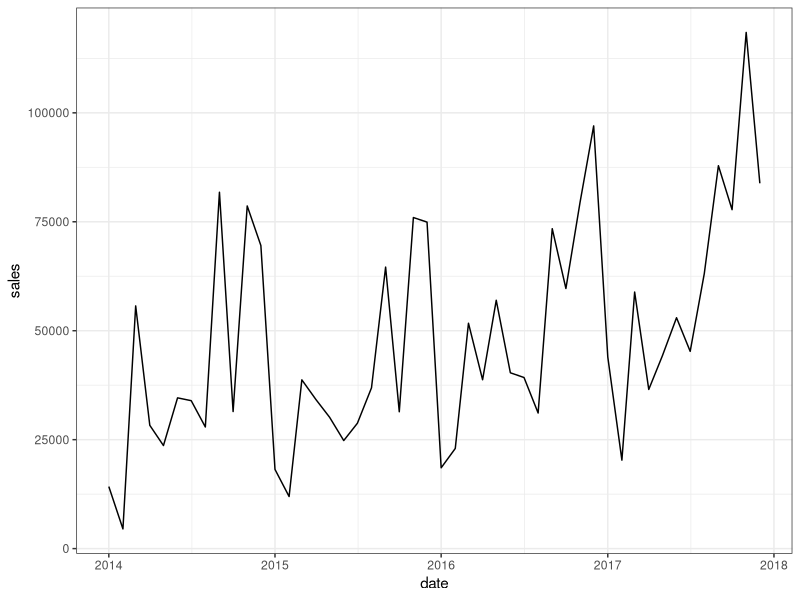
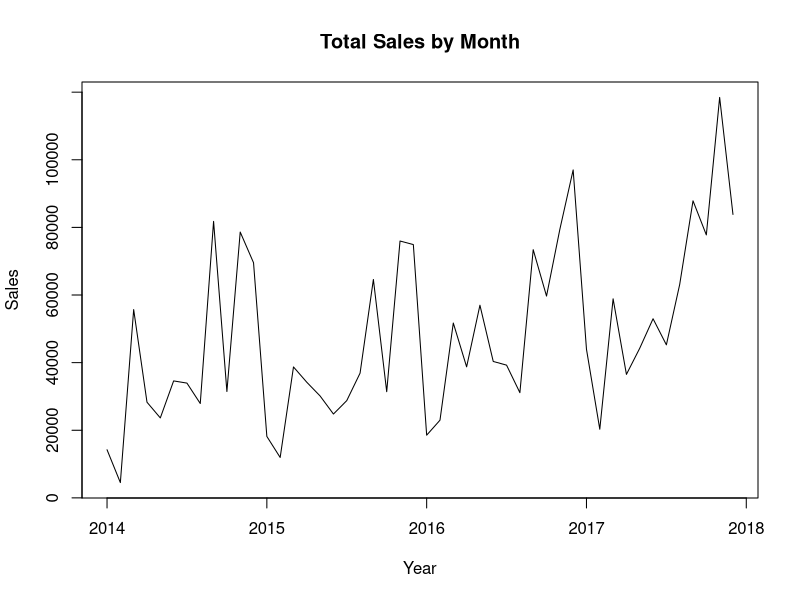
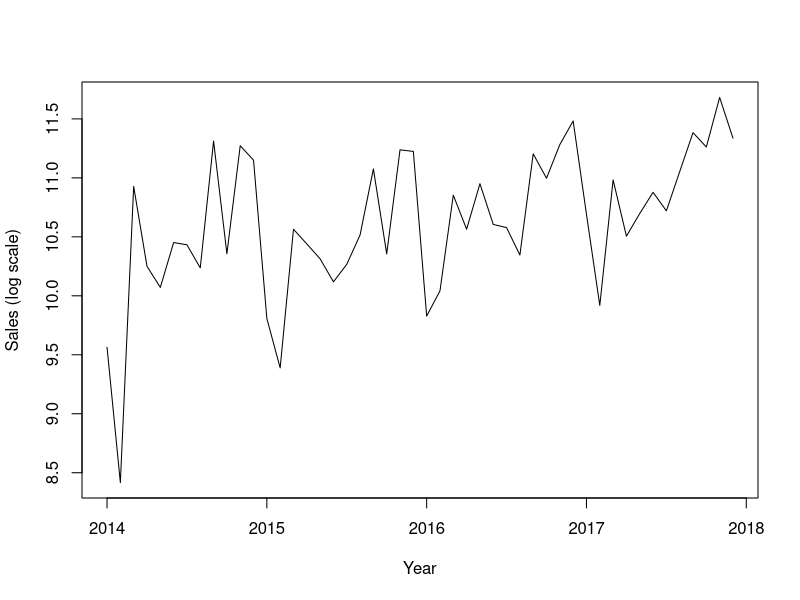
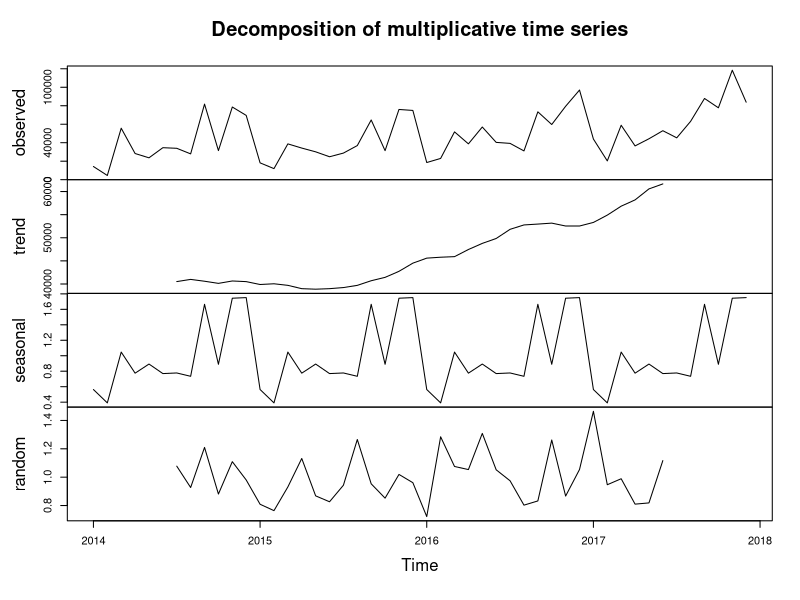
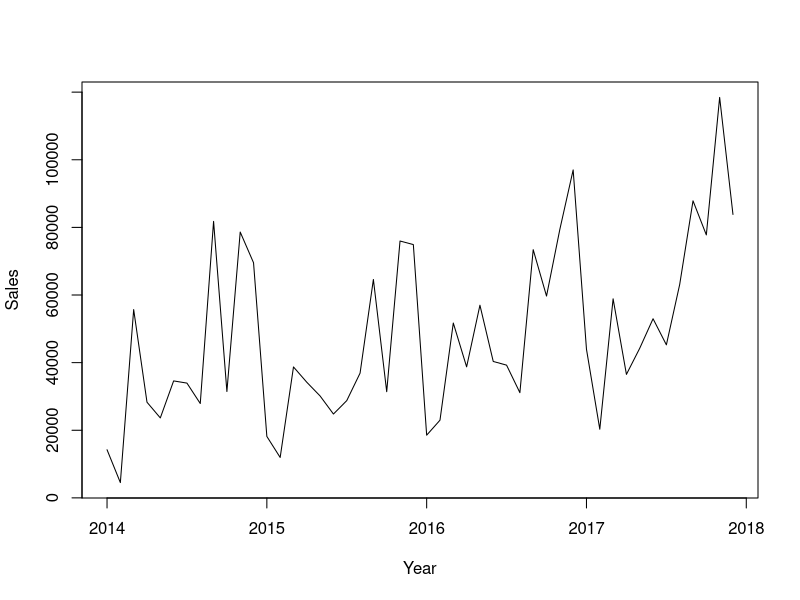
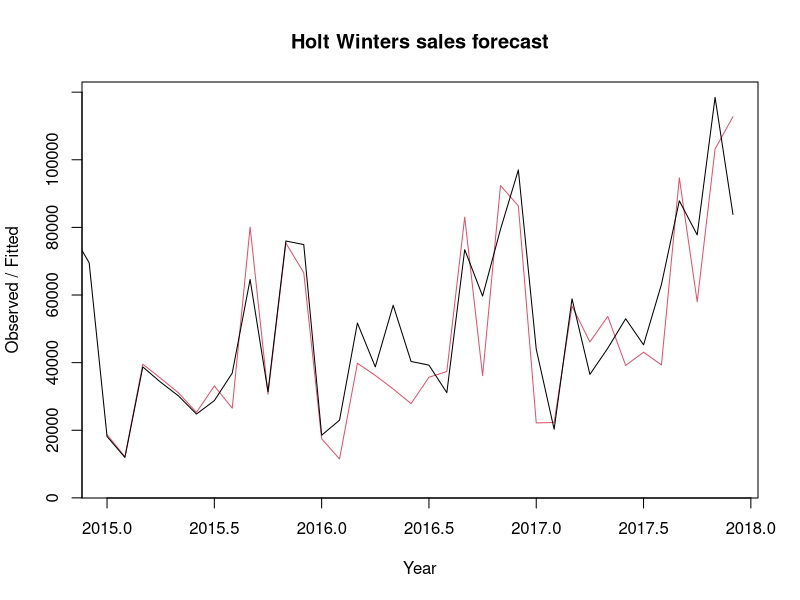
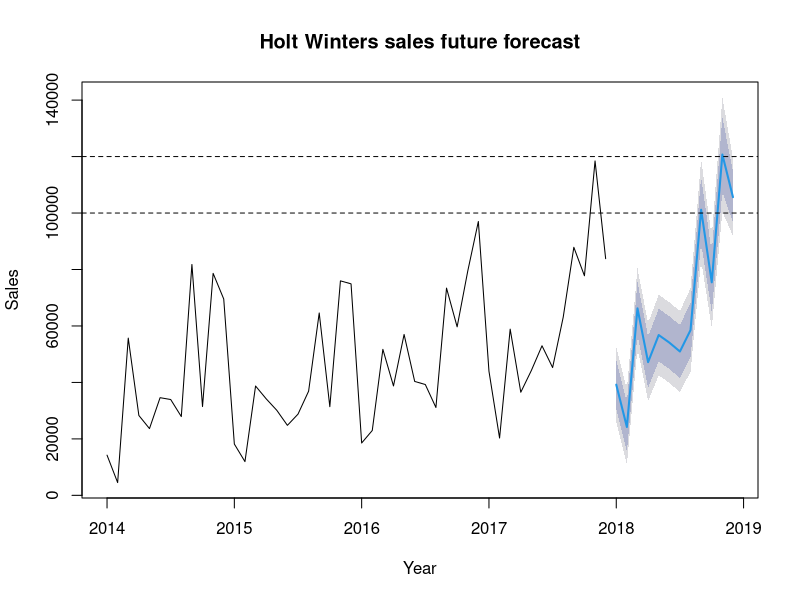
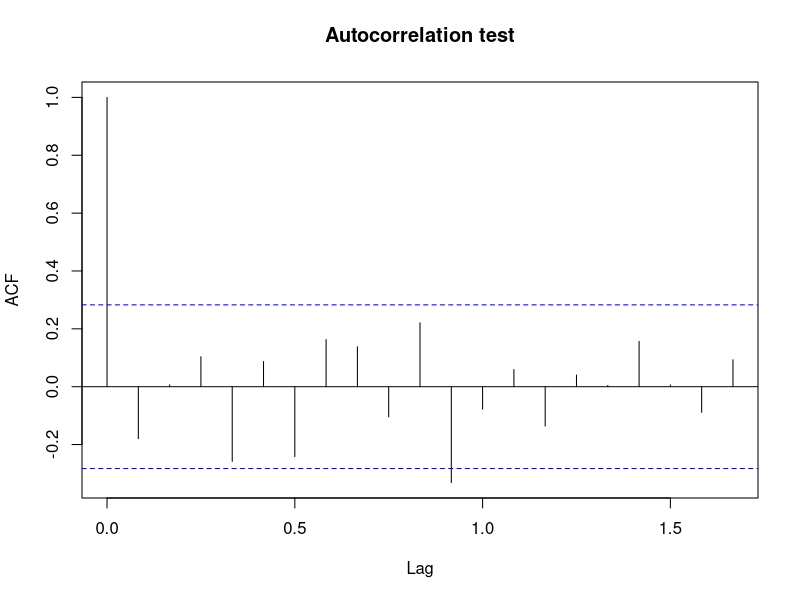

The R script that drew these images, in order:
#load packages
library(tidyverse)
library(readxl)
#time series
library(TTR)
library(forecast)

#read in data
all_sales <- read_xlsx("data/sales by month.xlsx")

glimpse(all_sales)

#group by month 
monthly_sales <- all_sales %>% 
  group_by(year = year(`Order Date`), month = month(`Order Date`)) %>%
  summarise(sales = sum(Sales), profit = sum(Profit))

glimpse(monthly_sales)

#create a date column from month and year
monthly_sales$date <- as.Date(paste("1", as.character(monthly_sales$month), 
                                    as.character(monthly_sales$year), 
                                    sep = " "), format= "%d %m %Y")

#plot line graph of sales
ggplot(data = monthly_sales, aes(x = date, y = sales)) +
  geom_path() + 
  theme_bw()


#create a time series
monthly_sales_time_series <- ts(monthly_sales$sales, frequency = 12, 
                                start = c(2014,1))

#plot time series
#can see Sept, Nov-Dec are higher each year
#not quite additive because sales are getting higher in 2017
plot.ts(monthly_sales_time_series, xlab = "Year", ylab = "Sales", 
        main = "Total Sales by Month")

#try log transform
#looks more additive (apart from Feb 2014 exception)
log_monthly_sales_time_series <- log(monthly_sales_time_series)
plot.ts(log_monthly_sales_time_series, xlab = "Year", ylab = "Sales (log scale)")

#this series has a seasonal element, try decomposing
monthly_sales_time_series_components <- 
  decompose(monthly_sales_time_series, type = "multiplicative")

#flat between 2014 and 2015, then steady increase
plot(monthly_sales_time_series_components)

#plot the trend without the seasonal element 
monthly_sales_time_series_seasonally_adjusted <- 
  monthly_sales_time_series - monthly_sales_time_series_components$seasonal

plot(monthly_sales_time_series_seasonally_adjusted, xlab = "Year", 
     ylab = "Sales")

#use Holt Winters for forecasts 
#alpha is 0.06 meaning past/recent data used equally
#beta is 0.05 meaning the trend slope doesn't change much over time
#gamma is 0.54 meaning the estimate of seasonal component uses more recent data
#s9, s11, s12 are highest - Sep/Nov/Dec as we saw, s2(Feb) is lowest
monthly_sales_time_series_forecasts <- 
  HoltWinters(monthly_sales_time_series, seasonal = "multiplicative")

monthly_sales_time_series_forecasts

#plot to see original vs predictions
#not bad but looks better earlier on
plot(monthly_sales_time_series_forecasts, xlab = "Year", 
     main = "Holt Winters sales forecast")

#forecast next year worth of sales
monthly_sales_time_series_forecasts_future <- 
  forecast(monthly_sales_time_series_forecasts, h = 12)

#plot forecast
plot(monthly_sales_time_series_forecasts_future, xlab = "Year", 
     ylab = "Sales", main = "Holt Winters sales future forecast")
abline(a=100000, b = 0, lty = 2)
abline(a=120000, b = 0, lty = 2)

#test whether the residuals are autocorrelated i.e. correlation between 
# two sales values at different points in time
#graphically 1 is above significance bounds
acf(monthly_sales_time_series_forecasts_future$residuals, 
    lag.max = 20, na.action = na.pass, main = "Autocorrelation test")

#no autocorrelation
Box.test(monthly_sales_time_series_forecasts_future$residuals, 
         lag=20, type="Ljung-Box")

#check whether residuals are constant over time
plot.ts(monthly_sales_time_series_forecasts_future$residuals, 
        xlab= "Year", ylab = "Residual", main = "Holt Winters Residuals")           

#looks approx normal but good to test
hist(monthly_sales_time_series_forecasts_future$residuals,
     freq = FALSE, breaks = 10, 
     xlab = "Residuals", main = "Holt Winters Residual Distribution")


curve(dnorm(x, 
            mean = mean(monthly_sales_time_series_forecasts_future$residuals, 
                        na.rm = TRUE),
            sd = sd(monthly_sales_time_series_forecasts_future$residuals, 
                    na.rm = TRUE)),
      add = TRUE,
      col = "blue")

#test for normality, ok
shapiro.test(monthly_sales_time_series_forecasts_future$residuals)




